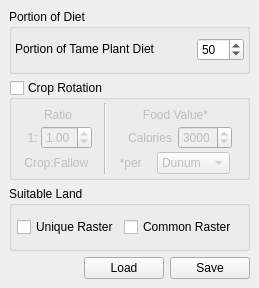
<ui version="4.0" >
 <class>LaPlantParametersBase</class>
 <widget class="QWidget" name="LaPlantParametersBase" >
  <property name="geometry" >
   <rect>
    <x>0</x>
    <y>0</y>
    <width>259</width>
    <height>288</height>
   </rect>
  </property>
  <property name="minimumSize" >
   <size>
    <width>0</width>
    <height>0</height>
   </size>
  </property>
  <property name="windowTitle" >
   <string>Form</string>
  </property>
  <layout class="QGridLayout" >
   <property name="margin" >
    <number>9</number>
   </property>
   <property name="spacing" >
    <number>6</number>
   </property>
   <item row="3" column="0" >
    <spacer>
     <property name="orientation" >
      <enum>Qt::Horizontal</enum>
     </property>
     <property name="sizeHint" >
      <size>
       <width>40</width>
       <height>20</height>
      </size>
     </property>
    </spacer>
   </item>
   <item row="3" column="1" >
    <widget class="QPushButton" name="pushButtonLoad" >
     <property name="sizePolicy" >
      <sizepolicy>
       <hsizetype>5</hsizetype>
       <vsizetype>0</vsizetype>
       <horstretch>0</horstretch>
       <verstretch>0</verstretch>
      </sizepolicy>
     </property>
     <property name="text" >
      <string>Load</string>
     </property>
    </widget>
   </item>
   <item row="3" column="2" >
    <widget class="QPushButton" name="pushButtonSave" >
     <property name="sizePolicy" >
      <sizepolicy>
       <hsizetype>5</hsizetype>
       <vsizetype>0</vsizetype>
       <horstretch>0</horstretch>
       <verstretch>0</verstretch>
      </sizepolicy>
     </property>
     <property name="text" >
      <string>Save</string>
     </property>
    </widget>
   </item>
   <item row="2" column="0" colspan="3" >
    <widget class="QGroupBox" name="groupBoxSuitableLand" >
     <property name="sizePolicy" >
      <sizepolicy>
       <hsizetype>5</hsizetype>
       <vsizetype>5</vsizetype>
       <horstretch>0</horstretch>
       <verstretch>0</verstretch>
      </sizepolicy>
     </property>
     <property name="minimumSize" >
      <size>
       <width>115</width>
       <height>0</height>
      </size>
     </property>
     <property name="title" >
      <string>Suitable Land</string>
     </property>
     <layout class="QGridLayout" >
      <property name="margin" >
       <number>3</number>
      </property>
      <property name="spacing" >
       <number>3</number>
      </property>
      <item row="0" column="1" >
       <widget class="QCheckBox" name="checkBoxCommonRaster" >
        <property name="sizePolicy" >
         <sizepolicy>
          <hsizetype>0</hsizetype>
          <vsizetype>0</vsizetype>
          <horstretch>0</horstretch>
          <verstretch>0</verstretch>
         </sizepolicy>
        </property>
        <property name="toolTip" >
         <string>binary raster named: pigmask</string>
        </property>
        <property name="text" >
         <string>Common Raster </string>
        </property>
       </widget>
      </item>
      <item row="0" column="0" >
       <widget class="QCheckBox" name="checkBoxUniqueRaster" >
        <property name="sizePolicy" >
         <sizepolicy>
          <hsizetype>0</hsizetype>
          <vsizetype>0</vsizetype>
          <horstretch>0</horstretch>
          <verstretch>0</verstretch>
         </sizepolicy>
        </property>
        <property name="toolTip" >
         <string>binary raster named: pigmask</string>
        </property>
        <property name="text" >
         <string>Unique Raster</string>
        </property>
       </widget>
      </item>
     </layout>
    </widget>
   </item>
   <item row="1" column="0" colspan="3" >
    <widget class="QGroupBox" name="groupBoxFallowUse" >
     <property name="sizePolicy" >
      <sizepolicy>
       <hsizetype>5</hsizetype>
       <vsizetype>5</vsizetype>
       <horstretch>0</horstretch>
       <verstretch>0</verstretch>
      </sizepolicy>
     </property>
     <property name="minimumSize" >
      <size>
       <width>227</width>
       <height>100</height>
      </size>
     </property>
     <property name="cursor" >
      <cursor>0</cursor>
     </property>
     <property name="whatsThis" >
      <string>Select Fodder if you believe the animals were fed grain to supplement their grazing.  You will then have to select how many kg of the selected grain you believe they fed each animal either every day, week, or month.</string>
     </property>
     <property name="title" >
      <string>Crop Rotation</string>
     </property>
     <property name="checkable" >
      <bool>true</bool>
     </property>
     <property name="checked" >
      <bool>false</bool>
     </property>
     <layout class="QGridLayout" >
      <property name="margin" >
       <number>3</number>
      </property>
      <property name="spacing" >
       <number>3</number>
      </property>
      <item row="0" column="0" >
       <layout class="QGridLayout" >
        <property name="margin" >
         <number>0</number>
        </property>
        <property name="spacing" >
         <number>0</number>
        </property>
        <item row="1" column="1" >
         <widget class="QDoubleSpinBox" name="spinBoxFallowRatio" >
          <property name="toolTip" >
           <string>&lt;html>&lt;head>&lt;meta name="qrichtext" content="1" />&lt;style type="text/css">
p, li { white-space: pre-wrap; }
&lt;/style>&lt;/head>&lt;body style=" font-family:'Sans Serif'; font-size:9pt; font-weight:400; font-style:normal; text-decoration:none;">
&lt;p style=" margin-top:0px; margin-bottom:0px; margin-left:0px; margin-right:0px; -qt-block-indent:0; text-indent:0px;">Fallow&lt;/p>&lt;/body>&lt;/html></string>
          </property>
          <property name="maximum" >
           <double>5.000000000000000</double>
          </property>
          <property name="singleStep" >
           <double>0.250000000000000</double>
          </property>
          <property name="value" >
           <double>1.000000000000000</double>
          </property>
         </widget>
        </item>
        <item row="0" column="0" colspan="2" >
         <widget class="QLabel" name="labelFallow1" >
          <property name="sizePolicy" >
           <sizepolicy>
            <hsizetype>1</hsizetype>
            <vsizetype>5</vsizetype>
            <horstretch>0</horstretch>
            <verstretch>0</verstretch>
           </sizepolicy>
          </property>
          <property name="toolTip" >
           <string>&lt;html>&lt;head>&lt;meta name="qrichtext" content="1" />&lt;style type="text/css">
p, li { white-space: pre-wrap; }
&lt;/style>&lt;/head>&lt;body style=" font-family:'Sans Serif'; font-size:9pt; font-weight:400; font-style:normal; text-decoration:none;">
&lt;p style=" margin-top:0px; margin-bottom:0px; margin-left:0px; margin-right:0px; -qt-block-indent:0; text-indent:0px;">A value of 1:1 is default, and means that half the land is fallow, half is crop.  If there is a crop rotation so that it is only fallow every 3rd year, you could use a ratio of 2:1.  If they cropped continuously, the ratio would be 1:0.&lt;/p>&lt;/body>&lt;/html></string>
          </property>
          <property name="text" >
           <string>Ratio</string>
          </property>
          <property name="alignment" >
           <set>Qt::AlignCenter</set>
          </property>
         </widget>
        </item>
        <item row="1" column="0" >
         <widget class="QLabel" name="labelFallow3" >
          <property name="layoutDirection" >
           <enum>Qt::LeftToRight</enum>
          </property>
          <property name="text" >
           <string> 1: </string>
          </property>
          <property name="alignment" >
           <set>Qt::AlignRight|Qt::AlignTrailing|Qt::AlignVCenter</set>
          </property>
         </widget>
        </item>
       </layout>
      </item>
      <item row="1" column="0" >
       <widget class="QLabel" name="labelFallow5" >
        <property name="sizePolicy" >
         <sizepolicy>
          <hsizetype>0</hsizetype>
          <vsizetype>5</vsizetype>
          <horstretch>0</horstretch>
          <verstretch>0</verstretch>
         </sizepolicy>
        </property>
        <property name="toolTip" >
         <string>&lt;html>&lt;head>&lt;meta name="qrichtext" content="1" />&lt;style type="text/css">
p, li { white-space: pre-wrap; }
&lt;/style>&lt;/head>&lt;body style=" font-family:'Sans Serif'; font-size:9pt; font-weight:400; font-style:normal; text-decoration:none;">
&lt;p style=" margin-top:0px; margin-bottom:0px; margin-left:0px; margin-right:0px; -qt-block-indent:0; text-indent:0px;">A value of 1:1 is default, and means that half the land is fallow, half is crop.  If there is a crop rotation so that it is only fallow every 3rd year, you could use a ratio of 2:1.  If they cropped continuously, the ratio would be 1:0.&lt;/p>&lt;/body>&lt;/html></string>
        </property>
        <property name="text" >
         <string>Crop:Fallow </string>
        </property>
        <property name="alignment" >
         <set>Qt::AlignCenter</set>
        </property>
       </widget>
      </item>
      <item row="0" column="2" colspan="2" >
       <layout class="QVBoxLayout" >
        <property name="margin" >
         <number>0</number>
        </property>
        <property name="spacing" >
         <number>0</number>
        </property>
        <item>
         <widget class="QLabel" name="labelFallow2" >
          <property name="text" >
           <string>Food Value*</string>
          </property>
          <property name="alignment" >
           <set>Qt::AlignCenter</set>
          </property>
         </widget>
        </item>
        <item>
         <layout class="QHBoxLayout" >
          <property name="margin" >
           <number>0</number>
          </property>
          <property name="spacing" >
           <number>6</number>
          </property>
          <item>
           <widget class="QLabel" name="labelFallow4" >
            <property name="sizePolicy" >
             <sizepolicy>
              <hsizetype>1</hsizetype>
              <vsizetype>5</vsizetype>
              <horstretch>0</horstretch>
              <verstretch>0</verstretch>
             </sizepolicy>
            </property>
            <property name="text" >
             <string>Calories</string>
            </property>
            <property name="alignment" >
             <set>Qt::AlignRight|Qt::AlignTrailing|Qt::AlignVCenter</set>
            </property>
           </widget>
          </item>
          <item>
           <widget class="QSpinBox" name="spinBoxFallowFoodValueToGrazers" >
            <property name="sizePolicy" >
             <sizepolicy>
              <hsizetype>0</hsizetype>
              <vsizetype>0</vsizetype>
              <horstretch>0</horstretch>
              <verstretch>0</verstretch>
             </sizepolicy>
            </property>
            <property name="maximum" >
             <number>5000</number>
            </property>
            <property name="minimum" >
             <number>1</number>
            </property>
            <property name="value" >
             <number>3000</number>
            </property>
           </widget>
          </item>
         </layout>
        </item>
       </layout>
      </item>
      <item row="1" column="3" >
       <widget class="QComboBox" name="comboBoxAreaUnits" >
        <property name="sizePolicy" >
         <sizepolicy>
          <hsizetype>4</hsizetype>
          <vsizetype>0</vsizetype>
          <horstretch>0</horstretch>
          <verstretch>0</verstretch>
         </sizepolicy>
        </property>
        <property name="toolTip" >
         <string>&lt;html>&lt;head>&lt;meta name="qrichtext" content="1" />&lt;style type="text/css">
p, li { white-space: pre-wrap; }
&lt;/style>&lt;/head>&lt;body style=" font-family:'Sans Serif'; font-size:9pt; font-weight:400; font-style:normal; text-decoration:none;">
&lt;p style=" margin-top:0px; margin-bottom:0px; margin-left:0px; margin-right:0px; -qt-block-indent:0; text-indent:0px;">1 dunum = 1000 square meters&lt;/p>
&lt;p style=" margin-top:0px; margin-bottom:0px; margin-left:0px; margin-right:0px; -qt-block-indent:0; text-indent:0px;">1 hectare = 10,000 square meters&lt;/p>&lt;/body>&lt;/html></string>
        </property>
        <item>
         <property name="text" >
          <string>Dunum</string>
         </property>
        </item>
        <item>
         <property name="text" >
          <string>Hectare</string>
         </property>
        </item>
       </widget>
      </item>
      <item row="1" column="2" >
       <widget class="QLabel" name="labelFallow6" >
        <property name="sizePolicy" >
         <sizepolicy>
          <hsizetype>4</hsizetype>
          <vsizetype>5</vsizetype>
          <horstretch>0</horstretch>
          <verstretch>0</verstretch>
         </sizepolicy>
        </property>
        <property name="toolTip" >
         <string>&lt;html>&lt;head>&lt;meta name="qrichtext" content="1" />&lt;style type="text/css">
p, li { white-space: pre-wrap; }
&lt;/style>&lt;/head>&lt;body style=" font-family:'Sans Serif'; font-size:9pt; font-weight:400; font-style:normal; text-decoration:none;">
&lt;p style=" margin-top:0px; margin-bottom:0px; margin-left:0px; margin-right:0px; -qt-block-indent:0; text-indent:0px;">Weeks from birth to kill weight&lt;/p>&lt;/body>&lt;/html></string>
        </property>
        <property name="text" >
         <string>*per </string>
        </property>
        <property name="textFormat" >
         <enum>Qt::AutoText</enum>
        </property>
        <property name="alignment" >
         <set>Qt::AlignRight|Qt::AlignTrailing|Qt::AlignVCenter</set>
        </property>
        <property name="wordWrap" >
         <bool>false</bool>
        </property>
       </widget>
      </item>
      <item rowspan="2" row="0" column="1" >
       <widget class="Line" name="line" >
        <property name="orientation" >
         <enum>Qt::Vertical</enum>
        </property>
       </widget>
      </item>
     </layout>
    </widget>
   </item>
   <item row="0" column="0" colspan="3" >
    <widget class="QGroupBox" name="groupBoxPortionOfDiet" >
     <property name="title" >
      <string>Portion of Diet</string>
     </property>
     <layout class="QGridLayout" >
      <property name="margin" >
       <number>3</number>
      </property>
      <property name="spacing" >
       <number>3</number>
      </property>
      <item row="0" column="0" >
       <widget class="QLabel" name="labelPortionDiet" >
        <property name="sizePolicy" >
         <sizepolicy>
          <hsizetype>1</hsizetype>
          <vsizetype>4</vsizetype>
          <horstretch>0</horstretch>
          <verstretch>0</verstretch>
         </sizepolicy>
        </property>
        <property name="frameShape" >
         <enum>QFrame::NoFrame</enum>
        </property>
        <property name="text" >
         <string>Portion of Tame Plant Diet</string>
        </property>
        <property name="alignment" >
         <set>Qt::AlignBottom|Qt::AlignLeading|Qt::AlignLeft</set>
        </property>
       </widget>
      </item>
      <item row="0" column="1" >
       <widget class="QSpinBox" name="spinBoxPercentOfTamePlant" >
        <property name="sizePolicy" >
         <sizepolicy>
          <hsizetype>0</hsizetype>
          <vsizetype>0</vsizetype>
          <horstretch>0</horstretch>
          <verstretch>0</verstretch>
         </sizepolicy>
        </property>
        <property name="toolTip" >
         <string>&lt;html>&lt;head>&lt;meta name="qrichtext" content="1" />&lt;style type="text/css">
p, li { white-space: pre-wrap; }
&lt;/style>&lt;/head>&lt;body style=" font-family:'Sans Serif'; font-size:9pt; font-weight:400; font-style:normal; text-decoration:none;">
&lt;p style=" margin-top:0px; margin-bottom:0px; margin-left:0px; margin-right:0px; -qt-block-indent:0; text-indent:0px;">Pigs contiribute this percent towards the tame meat portion of the diet&lt;/p>&lt;/body>&lt;/html></string>
        </property>
        <property name="maximum" >
         <number>100</number>
        </property>
        <property name="value" >
         <number>50</number>
        </property>
       </widget>
      </item>
     </layout>
    </widget>
   </item>
  </layout>
 </widget>
 <resources/>
 <connections/>
</ui>
